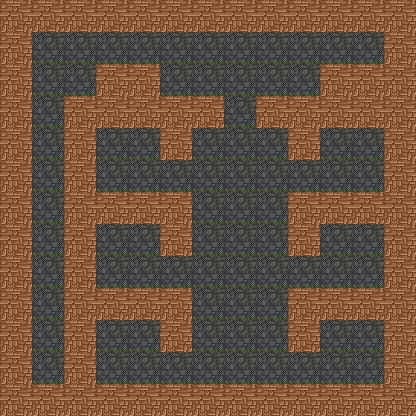

The image is a tile-based game level rendered from a .tmx file. Its description and source (layers, tilesets, objects; grid data summarised) follow:
An orthogonal 13x13 tile map with 32x32 px tiles, 3 tile layers (bg_wall, bg, yellow_key), 2 tilesets.

<map version="1.0" orientation="orthogonal" renderorder="left-up" width="13" height="13" tilewidth="32" tileheight="32">
 <tileset firstgid="1" name="bg_wall2" tilewidth="32" tileheight="32">
  <image source="../walls/bg_wall2.png" width="32" height="32" />
 </tileset>
 <tileset firstgid="2" name="bg_wall" tilewidth="32" tileheight="32">
  <image source="../walls/bg_wall.png" width="32" height="32" />
 </tileset>
 <layer name="bg_wall" width="13" height="13">
  <data>[169 cells, 0 non-empty, 0 distinct tile ids]</data>
 </layer>
 <layer name="bg" width="13" height="13">
  <data>[169 cells, 169 non-empty, 2 distinct tile ids]</data>
 </layer>
 <layer name="yellow_key" width="13" height="13">
  <data>[169 cells, 0 non-empty, 0 distinct tile ids]</data>
 </layer>
</map>
